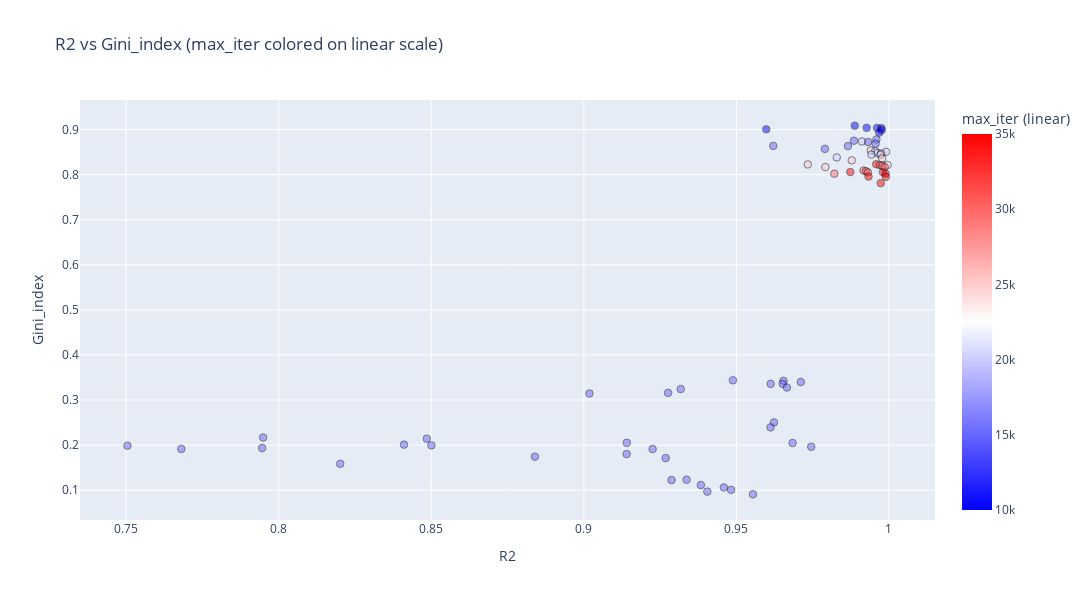

Source (notebook cell):
### Code cell
import numpy as np, pandas as pd, plotly.express as px

df = pd.DataFrame(consolidated_data)

# --- get R2 robustly (don't parse from /Users/...) ---
if "R2" in df.columns:
    df["R2"] = pd.to_numeric(df["R2"], errors="coerce")
elif "folder" in df.columns:
    df["R2"] = pd.to_numeric(df["folder"].astype(str).str.extract(r"^([0-9\.]+)")[0], errors="coerce")
else:
    df["R2"] = pd.to_numeric(
        df["path"].astype(str).str.extract(r"(?:^|[^A-Za-z0-9])R2(?:=|_|-)([0-9]*\.?[0-9]+)")[0],
        errors="coerce"
    )

df = df.dropna(subset=["R2"])
df = df[df["R2"] > 0.75]
df = df[df["experiment_folder"].isin([
    "CDDM_SparsityAndSMagPenMISweep-794a7f3_BaseTrainer",
    "CDDM_BareTraining-794a7f3_BaseTrainer",
    'CDDM_PositiveBiasesOnly02-1020a33_BaseTrainer'
])]


column = "max_iter"
scale = "linear"  # "linear" or "log" (only applies when numeric)

raw = df[column]
num = pd.to_numeric(raw, errors="coerce")
is_numeric = num.notna().sum() == raw.notna().sum()

x = 1.5  # used for marker sizing/layout

if is_numeric:
    df[column] = num

    if scale == "log":
        df = df[df[column] > 0]
        color_col = f"{column}_log10"
        df[color_col] = np.log10(df[column].to_numpy())

        vmin, vmax = df[column].min(), df[column].max()
        decades = np.arange(np.floor(np.log10(vmin)), np.ceil(np.log10(vmax)) + 1)
        ticks = np.power(10.0, decades)
        tickvals = np.log10(ticks)
        ticktext = [f"{t:g}" for t in ticks]
        cbar_title = f"{column} (log10 scale)"
    else:
        color_col = column
        tickvals, ticktext = None, None
        cbar_title = f"{column} (linear)"

    cmin, cmax = float(df[color_col].min()), float(df[color_col].max())
    cmid = 0.5 * (cmin + cmax)

    fig = px.scatter(
        df, x="R2", y="Gini_index",
        color=color_col,
        color_continuous_scale=[(0, "blue"), (0.5, "white"), (1, "red")],
        color_continuous_midpoint=cmid,
        range_color=(cmin, cmax),
        hover_data=df.columns,
        title=f"R2 vs Gini_index ({column} colored on {scale} scale)"
    )
    fig.update_layout(coloraxis_colorbar=dict(title=cbar_title, tickvals=tickvals, ticktext=ticktext))

else:
    cat_col = f"{column}_str"
    df[cat_col] = raw.astype(str).fillna("NA")

    order = sorted(pd.unique(df[cat_col]), key=lambda s: (s == "NA", s))
    seq = distinct_hex_colors(len(order), seed=0)
    color_map = dict(zip(order, seq))

    hover_col = "experiment_folder"  # or "folder" if that’s what you want shown

    fig = px.scatter(
        df, x="R2", y="Gini_index",
        color=cat_col if not is_numeric else color_col,
        hover_name=hover_col,
        hover_data={"path": False, "N": True, "R2": True, "Gini_index": True, "max_iter": True},  # optional extras; delete if you want minimal
        category_orders={cat_col: order} if not is_numeric else None,
        color_discrete_map=color_map if not is_numeric else None,
        color_continuous_scale=[(0, "blue"), (0.5, "white"), (1, "red")] if is_numeric else None,
        title="R2 vs Gini_index"
    )
    fig.update_layout(legend_title_text=column)

fig.update_layout(autosize=False, width=1000 * x, height=400 * x)
fig.update_traces(marker=dict(opacity=0.5, size=5 * x, line=dict(width=1, color="black")))
fig.write_image("statistics_R2_vs_Gini_index_SE.svg")
fig.show()

### Figure 1 — Plotly figure (JSON) as saved in the notebook; plotly's stock layout.template omitted (floating-point values rounded to 4 significant figures; data arrays with more than 128 entries replaced by an {"elided": "..."} marker saying what was removed)
{"data": [{"customdata": {"elided": "75x81 mixed values"}, "hovertemplate": "R2=%{x}<br>Gini_index=%{y}<br>_target_=%{customdata[0]}<br>trainer_tag=%{customdata[1]}<br>max_iter=%{marker.color}<br>anneal_noise=%{customdata[3]}<br>lr=%{customdata[4]}<br>weight_decay=%{customdata[5]}<br>max_grad_norm=%{customdata[6]}<br>lr_scale_exp=%{customdata[7]}<br>same_batch=%{customdata[8]}<br>monitor=%{customdata[9]}<br>lambda_orth=%{customdata[10]}<br>orth_args.orth_input_only=%{customdata[11]}<br>lambda_iwm=%{customdata[12]}<br>iwm_args.cap100=%{customdata[13]}<br>iwm_args.gamma=%{customdata[14]}<br>iwm_args.eps=%{customdata[15]}<br>lambda_rwm=%{customdata[16]}<br>rwm_args.cap100=%{customdata[17]}<br>rwm_args.N_ref=%{customdata[18]}<br>rwm_args.k_ref=%{customdata[19]}<br>rwm_args.gamma=%{customdata[20]}<br>rwm_args.eps=%{customdata[21]}<br>lambda_ow=%{customdata[22]}<br>ow_args.c=%{customdata[23]}<br>ow_args.cap100=%{customdata[24]}<br>ow_args.alpha=%{customdata[25]}<br>ow_args.gamma=%{customdata[26]}<br>ow_args.eps=%{customdata[27]}<br>lambda_met=%{customdata[28]}<br>lambda_rws=%{customdata[29]}<br>rws_args.tg_deg=%{customdata[30]}<br>rws_args.eps=%{customdata[31]}<br>lambda_sm=%{customdata[32]}<br>sm_args.cap_s=%{customdata[33]}<br>sm_args.quantile_kind=%{customdata[34]}<br>sm_args.p=%{customdata[35]}<br>sm_args.q=%{customdata[36]}<br>sm_args.tau=%{customdata[37]}<br>sm_args.penalty_type=%{customdata[38]}<br>sm_args.g_top=%{customdata[39]}<br>sm_args.g_bot=%{customdata[40]}<br>sm_args.alpha=%{customdata[41]}<br>sm_args.beta=%{customdata[42]}<br>sm_args.eps=%{customdata[43]}<br>lambda_hm=%{customdata[44]}<br>hm_args.h_thr=%{customdata[45]}<br>hm_args.quantile_kind=%{customdata[46]}<br>hm_args.p=%{customdata[47]}<br>hm_args.q=%{customdata[48]}<br>hm_args.tau=%{customdata[49]}<br>hm_args.penalty_type=%{customdata[50]}<br>lambda_tv=%{customdata[51]}<br>lambda_si=%{customdata[52]}<br>si_args.method=%{customdata[53]}<br>lambda_hi=%{customdata[54]}<br>hi_args.method=%{customdata[55]}<br>lambda_htvar=%{customdata[56]}<br>lambda_hlvar=%{customdata[57]}<br>lambda_cl=%{customdata[58]}<br>lambda_effdim=%{customdata[59]}<br>effdim_args.k=%{customdata[60]}<br>effdim_args.eps=%{customdata[61]}<br>dropout=%{customdata[62]}<br>dropout_args.dropout_kind=%{customdata[63]}<br>dropout_args.sampling_method=%{customdata[64]}<br>dropout_args.eta=%{customdata[65]}<br>dropout_args.drop_rate=%{customdata[66]}<br>dropout_args.dropout_beta=%{customdata[67]}<br>dropout_args.activity_q=%{customdata[68]}<br>experiment_folder=%{customdata[69]}<br>meanA=%{customdata[70]}<br>mWout=%{customdata[71]}<br>mWinp=%{customdata[72]}<br>mWrec_exc=%{customdata[73]}<br>mWrec_inh=%{customdata[74]}<br>tVar=%{customdata[75]}<br>N=%{customdata[76]}<br>path=%{customdata[77]}<br>N_eff=%{customdata[78]}<br>HHI_index=%{customdata[79]}<br>folder_score=%{customdata[80]}<extra></extra>", "legendgroup": "", "marker": {"color": [10000, 10000, 10000, 10000, 10000, 10000, 10000, 15000, 15000, 20000, 15000, 15000, 15000, 15000, 15000, 25000, 20000, 20000, 20000, 25000, 20000, 20000, 20000, 25000, 25000, 35000, 25000, 25000, 30000, 30000, 30000, 25000, 30000, 30000, 35000, 35000, 30000, 35000, 30000, 35000, 35000, 35000, 15000, 15000, 15000, 15000, 15000, 15000, 15000, 15000, 15000, 15000, 15000, 15000, 15000, 15000, 15000, 15000, 15000, 15000, 15000, 15000, 15000, 15000, 15000, 15000, 15000, 15000, 15000, 15000, 15000, 15000, 15000, 15000, 15000], "coloraxis": "coloraxis", "line": {"color": "black", "width": 1}, "opacity": 0.5, "size": 7.5, "symbol": "circle"}, "mode": "markers", "name": "", "orientation": "v", "showlegend": false, "type": "scatter", "x": [0.9888, 0.9927, 0.9961, 0.9975, 0.9598, 0.9976, 0.9968, 0.9959, 0.9885, 0.9911, 0.9932, 0.9956, 0.9621, 0.9866, 0.979, 0.9941, 0.9955, 0.999, 0.9962, 0.9975, 0.9942, 0.9972, 0.9829, 0.9977, 0.9878, 0.9958, 0.9734, 0.9995, 0.997, 0.9978, 0.9986, 0.9791, 0.9917, 0.9925, 0.9873, 0.998, 0.9931, 0.9989, 0.9821, 0.9933, 0.999, 0.9973, 0.9488, 0.9654, 0.9711, 0.9652, 0.9612, 0.9666, 0.9318, 0.9276, 0.9018, 0.9623, 0.9612, 0.7949, 0.8485, 0.9141, 0.9684, 0.8411, 0.85, 0.7504, 0.9745, 0.7946, 0.7681, 0.9225, 0.914, 0.884, 0.9268, 0.8202, 0.9337, 0.9288, 0.9384, 0.9459, 0.9483, 0.9405, 0.9554], "xaxis": "x", "y": [0.9086, 0.9039, 0.9037, 0.9031, 0.9005, 0.8987, 0.8933, 0.8781, 0.8753, 0.8736, 0.8724, 0.8687, 0.8638, 0.8635, 0.8572, 0.8538, 0.852, 0.8507, 0.8481, 0.847, 0.8445, 0.8441, 0.8382, 0.836, 0.8317, 0.8232, 0.8227, 0.8215, 0.821, 0.8194, 0.817, 0.8168, 0.8092, 0.8077, 0.8057, 0.8053, 0.8051, 0.8026, 0.802, 0.7957, 0.7951, 0.7812, 0.3437, 0.3426, 0.34, 0.3359, 0.3359, 0.3278, 0.3243, 0.3159, 0.3144, 0.2503, 0.2393, 0.2169, 0.2142, 0.2051, 0.2047, 0.2011, 0.1995, 0.1987, 0.1963, 0.1935, 0.1914, 0.1912, 0.1801, 0.1743, 0.1712, 0.1586, 0.1232, 0.1225, 0.1114, 0.1062, 0.1007, 0.09687, 0.09085], "yaxis": "y"}], "layout": {"autosize": false, "coloraxis": {"cmax": 35000, "cmid": 22500, "cmin": 10000, "colorbar": {"title": {"text": "max_iter (linear)"}}, "colorscale": [[0, "blue"], [0.5, "white"], [1, "red"]]}, "height": 600, "legend": {"tracegroupgap": 0}, "title": {"text": "R2 vs Gini_index (max_iter colored on linear scale)"}, "width": 1500, "xaxis": {"anchor": "y", "domain": [0, 1], "title": {"text": "R2"}}, "yaxis": {"anchor": "x", "domain": [0, 1], "title": {"text": "Gini_index"}}}}
